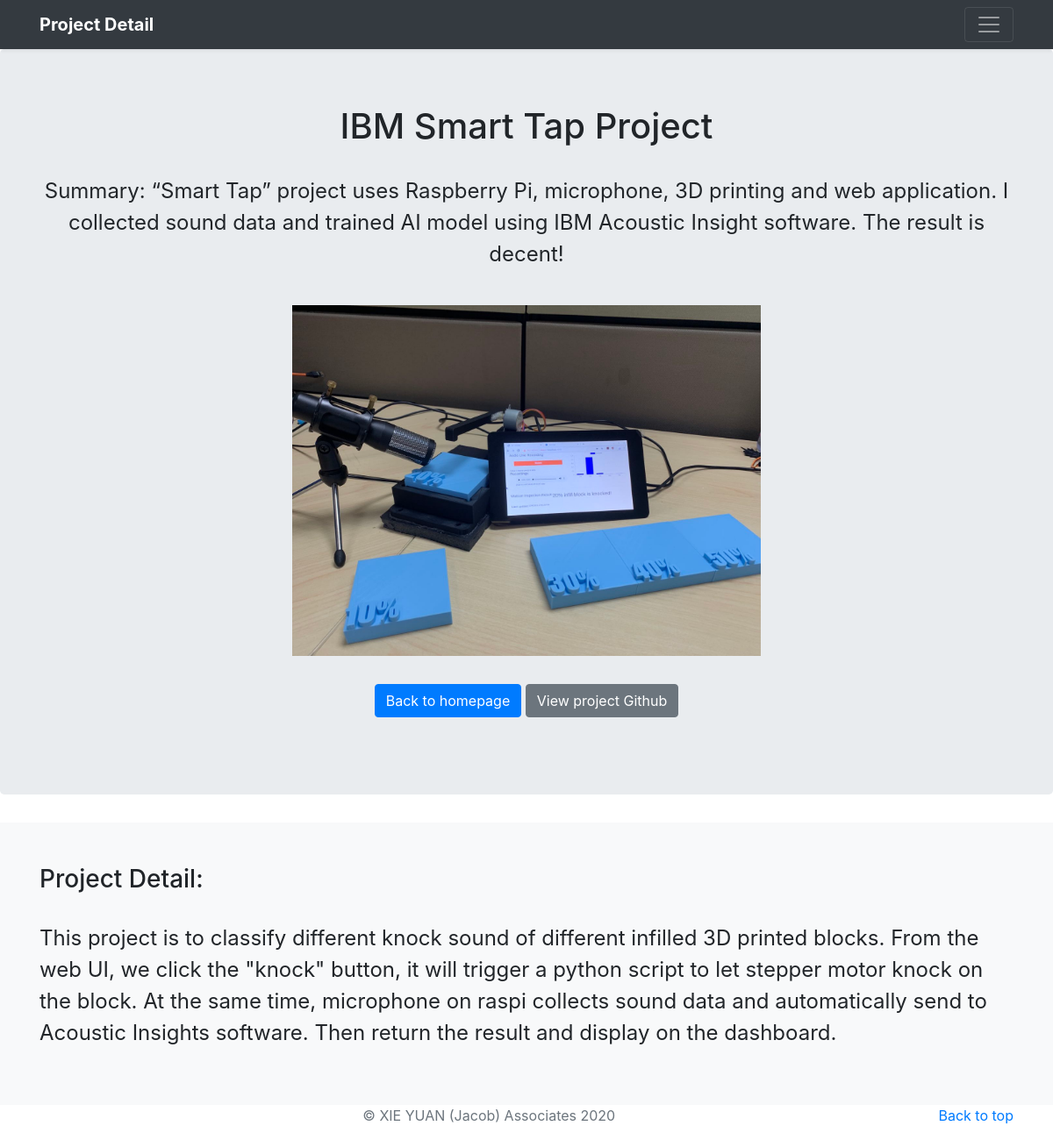
The app's page /projects/10 with its own data.
### projects/models.py (models this page shows)
class Project(models.Model):
    name = models.CharField(max_length=30)
    image = models.ImageField(upload_to='image/')
    summary = models.TextField()
    detail = models.TextField()
    github_link = models.CharField(
        blank=True, max_length=100)
    submission_date = models.DateTimeField(
        help_text='e.g. 2020-07-16 06:35:08')

### projects/views.py (the view)
def detailPage(request, project_id):
    project = get_object_or_404(Project, pk=project_id)
    return render(request, 'detailPage.html', {'project': project})

### projects/templates/detailPage.html (shortened to what this page needs)
<!doctype html>
<html lang="en">
{% load static %}
<head>
  <link rel="stylesheet" href="{% static 'css/bootstrap.min.css' %}">
</head>
<body>
  <header>
    <div class="navbar navbar-dark bg-dark shadow-sm">
      <div class="container d-flex justify-content-between">
        <a href="#" class="navbar-brand d-flex align-items-center">
          <strong>Project Detail</strong>
        </a>
        <button class="navbar-toggler" type="button" data-toggle="collapse" data-target="#navbarHeader"
          aria-controls="navbarHeader" aria-expanded="false" aria-label="Toggle navigation">
          <span class="navbar-toggler-icon"></span>
        </button>
      </div>
    </div>
  </header>
  <main role="main">
    <section class="jumbotron text-center">
      <div class="container">
        <h1>{{project.name}}</h1>
        <br>
        <p class="text-black-80" style="font-size: 1.5rem;">Summary: {{project.summary}}</p>
        <br>
        <img src="{{ project.image.url }}" height=400></img>
        <br>
        <br>
        <p>
          <a href="{% url 'homePage'%}" class="btn btn-primary my-2">Back to homepage</a>
          <a href="{{project.github_link}}" class="btn btn-secondary my-2">View project Github</a>
        </p>
      </div>
    </section>
    <div class="album py-5 bg-light">
      <div class="container">
        <h3>Project Detail:</h3>
        <br>
        <p style="font-size: 1.5rem; text-align: left;">{{project.detail}}</p>
      </div>
    </div>
  </main>
  <footer class="text-muted">
    <div class="container">
      <p class="float-right">
        <a href="#">Back to top</a>
      </p>
      <p style="text-align: center;">&copy; XIE YUAN (Jacob) Associates 2020</p>
    </div>
  </footer>
</html>

### records on screen
Project: name "IBM Smart Tap Project", summary "“Smart Tap” project uses Raspberry Pi, microphone, 3D printing and web application. I collected sound data and trained AI model using IBM Acoustic Insight software. The result is decent!", image (picture), detail "This project is to classify different knock sound of different infilled 3D printed blocks. From the web UI, we click the \"knock\" button, it will trigger a python script to let stepper motor knock on the block. At the same time, microphone on raspi collects sound data and automatically send to Acoustic Insights software. Then return the result and display on the dashboard."
